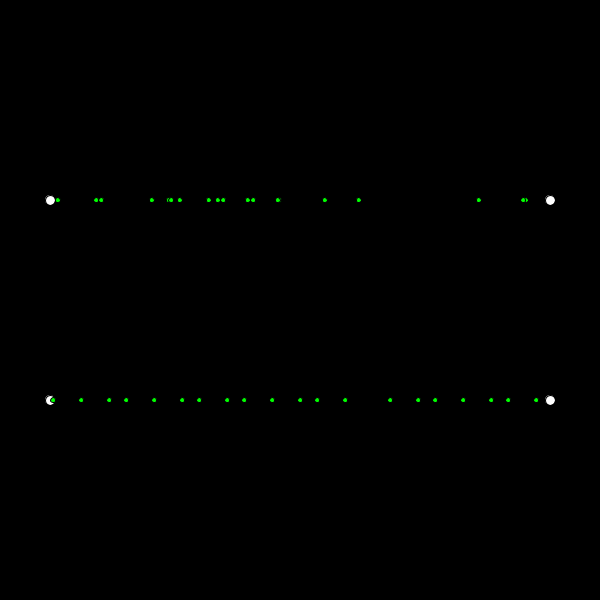
Frame 1 (no input)
Frame 60 (the mouse pressed at the canvas centre just before this capture): identical to frame 1, image omitted
Frame 120 (the mouse held since frame 60 and released just before this capture): identical to frame 1, image omitted

The Processing sketch that drew this single still picture (run headless with seeded random() and noise(); from frame 60 on, the mouse is pressed at the canvas centre):

// Processing sketch: processing_140578
// ── processing_140578.pde

void setup() 
{ 
  size(600,600);
  background(0,0,0);
  fill(255);
  ellipse(50,200,10,10);
  ellipse(550,200,10,10);
  ellipse(50,400,10,10);
  ellipse(550,400,10,10);
  float r=0;
  r = random(1.0);
  for (int i = 0; i<20; i++)
  {
    
    fill(0,255,0);
    ellipse(500*random(1.0)+50,200,5,5);
    r += 1.618;
    r %= 1;
    ellipse(500*r+50,400,5,5);
  }
}

void draw() 
{  
  
}
void mouseClicked()
{
  background(0,0,0);
  fill(255);
  ellipse(50,200,10,10);
  ellipse(550,200,10,10);
  ellipse(50,400,10,10);
  ellipse(550,400,10,10);
  float r=0;
  r = random(1.0);
  for (int i = 0; i<20; i++)
  {
    
    fill(0,255,0);
    ellipse(500*r+50,200,5,5);
    r += 1.618033988749895;
    r %= 1;
    ellipse(500*r+50,400,5,5);
  }
}
  
